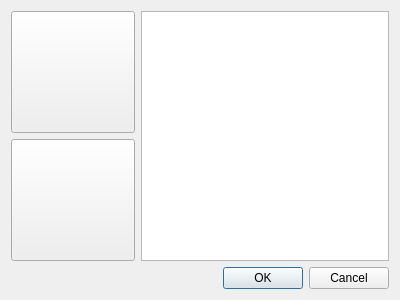
<?xml version="1.0" encoding="UTF-8"?>
<ui version="4.0">
 <class>GResourceDialog</class>
 <widget class="QDialog" name="GResourceDialog">
  <property name="geometry">
   <rect>
    <x>0</x>
    <y>0</y>
    <width>400</width>
    <height>300</height>
   </rect>
  </property>
  <property name="windowTitle">
   <string>Dialog</string>
  </property>
  <layout class="QVBoxLayout" name="verticalLayout">
   <item>
    <layout class="QGridLayout" name="gridLayout" columnstretch="1,2">
     <item row="0" column="0">
      <layout class="QVBoxLayout" name="verticalLayout_2">
       <item>
        <widget class="QPushButton" name="btnAddImage">
         <property name="sizePolicy">
          <sizepolicy hsizetype="Minimum" vsizetype="Minimum">
           <horstretch>0</horstretch>
           <verstretch>0</verstretch>
          </sizepolicy>
         </property>
         <property name="toolTip">
          <string>添加图片</string>
         </property>
         <property name="text">
          <string/>
         </property>
        </widget>
       </item>
       <item>
        <widget class="QPushButton" name="btnAddMusic">
         <property name="sizePolicy">
          <sizepolicy hsizetype="Minimum" vsizetype="Minimum">
           <horstretch>0</horstretch>
           <verstretch>0</verstretch>
          </sizepolicy>
         </property>
         <property name="toolTip">
          <string>添加音乐</string>
         </property>
         <property name="text">
          <string/>
         </property>
        </widget>
       </item>
      </layout>
     </item>
     <item row="0" column="1">
      <layout class="QVBoxLayout" name="verticalLayout_3">
       <item>
        <widget class="QListView" name="resourceList"/>
       </item>
      </layout>
     </item>
    </layout>
   </item>
   <item>
    <widget class="QDialogButtonBox" name="buttonBox">
     <property name="orientation">
      <enum>Qt::Horizontal</enum>
     </property>
     <property name="standardButtons">
      <set>QDialogButtonBox::Cancel|QDialogButtonBox::Ok</set>
     </property>
    </widget>
   </item>
  </layout>
 </widget>
 <resources/>
 <connections>
  <connection>
   <sender>buttonBox</sender>
   <signal>accepted()</signal>
   <receiver>GResourceDialog</receiver>
   <slot>accept()</slot>
   <hints>
    <hint type="sourcelabel">
     <x>248</x>
     <y>254</y>
    </hint>
    <hint type="destinationlabel">
     <x>157</x>
     <y>274</y>
    </hint>
   </hints>
  </connection>
  <connection>
   <sender>buttonBox</sender>
   <signal>rejected()</signal>
   <receiver>GResourceDialog</receiver>
   <slot>reject()</slot>
   <hints>
    <hint type="sourcelabel">
     <x>316</x>
     <y>260</y>
    </hint>
    <hint type="destinationlabel">
     <x>286</x>
     <y>274</y>
    </hint>
   </hints>
  </connection>
 </connections>
</ui>
